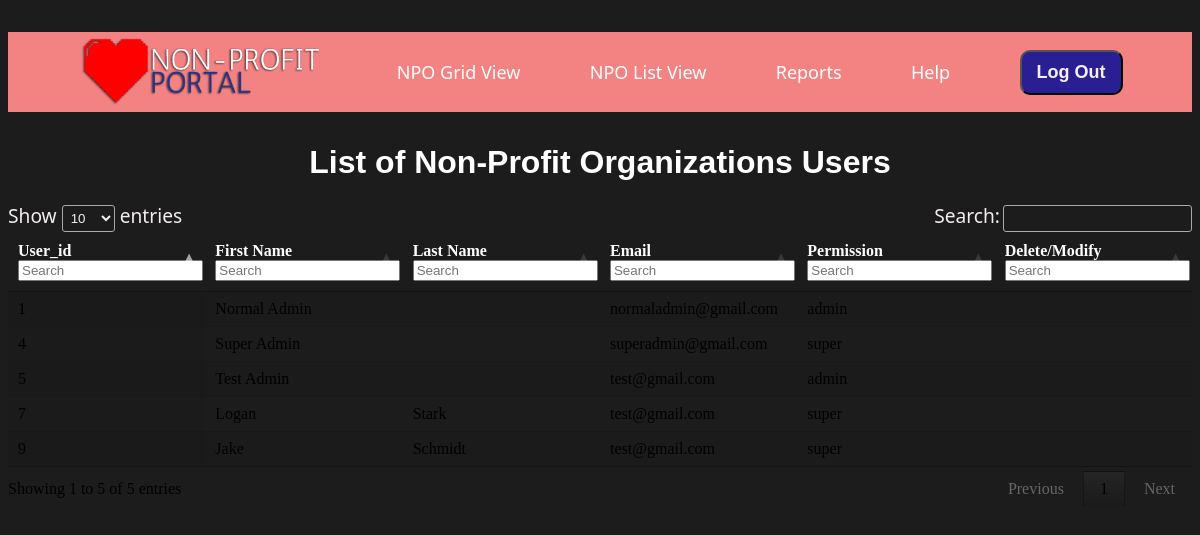
Screenshot of /user-list.php (signed in) with the database file from the repository.
### tables this page shows
CREATE TABLE `users` (
  `user_id` int(11) NOT NULL,
  `first_name` varchar(100) NOT NULL,
  `last_name` varchar(100) NOT NULL,
  `email` varchar(255) NOT NULL,
  `password` varchar(255) NOT NULL,
  `permissions` enum('visitor','admin','super') NOT NULL DEFAULT 'visitor'
);

### user-list.php (the view, shortened to what this page needs)
<!DOCTYPE html>
<html lang="en" style="background-color: #1c1c1c">
<head>
  <link href="./styles.css" rel="stylesheet" type="text/css" media="all" />
  <link rel="stylesheet" type="text/css" href="//cdn.datatables.net/1.10.12/css/jquery.dataTables.css">
  <link href="https://cdnjs.cloudflare.com/ajax/libs/datatables/1.10.12/css/dataTables.bootstrap.min.css" rel="stylesheet"/>
</head>
<body>
  <?php
  include_once "header.php";
  require_once "connection.php";
  ?>
  <h1 style="text-align: center;">List of Non-Profit Organizations Users</h1>
  <div class="table-container">
    <table id="userTable" class="display" cellspacing="0">
      <thead>
        <tr>
          <th style="color: white;">User_id</th>
          <th style="color: white;">First Name</th>
          <th style="color: white;">Last Name</th>
          <th style="color: white;">Email</th>
          <th style="color: white;">Permission</th>
          <th style="color: white;">Delete/Modify</th>
        </tr>
      </thead>
      <tbody>
        <?php
        $conn = new mysqli($dbhost, $dbuser, $dbpass, $dbname);
        $sql = "SELECT * FROM users";
        $result = $conn->query($sql);
        if ($result->num_rows > 0) {
          while ($row = $result->fetch_assoc()) {
            echo '<tr;">
                    <td>' . $row["user_id"] . '</td>
                    <td>' . $row["first_name"] . '</td>
                    <td>' . $row["last_name"] . '</td>
                    <td>' . $row["email"] . '</td>
                    <td>' . $row["permissions"] . '</td>
                    <td>';
            echo '</td></tr>';
          }
        } else {
          echo "<tr><td colspan='14'>0 results</td></tr>";
        }
        ?>
      </tbody>
    </table>
  </div>
</body>
</html>

### styles.css (style rules this page uses)
h1 { font-family:'Franklin Gothic Medium', 'Arial Narrow', Arial, sans-serif; color:#FFFFFF; }

### user-list.php (style rules this page uses)
.table-container { width: 100%; overflow-x: auto; }
#userTable { width: 100%; table-layout: fixed; }
#userTable td { white-space: nowrap; overflow: hidden; text-overflow: ellipsis; max-width: 200px; }

### rows the page displays
users: user_id "1", first_name "Normal Admin", email "normaladmin@gmail.com", permissions "admin"
users: user_id "4", first_name "Super Admin", email "superadmin@gmail.com", permissions "super"
users: user_id "5", first_name "Test Admin", email "test@gmail.com", permissions "admin"
users: user_id "7", first_name "Logan", last_name "Stark", email "test@gmail.com", permissions "super"
users: user_id "9", first_name "Jake", last_name "Schmidt", email "test@gmail.com", permissions "super"
